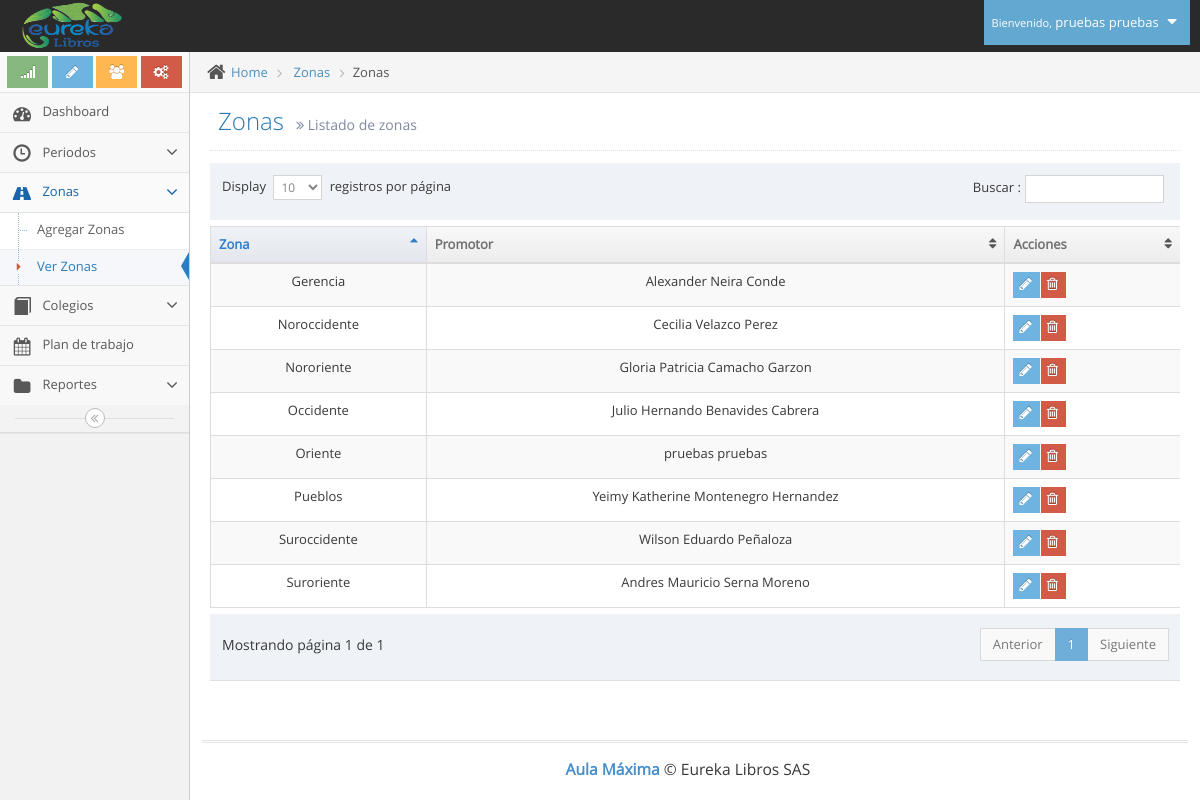
Page /ver_zonas.php (signed in) on the earlier database version.
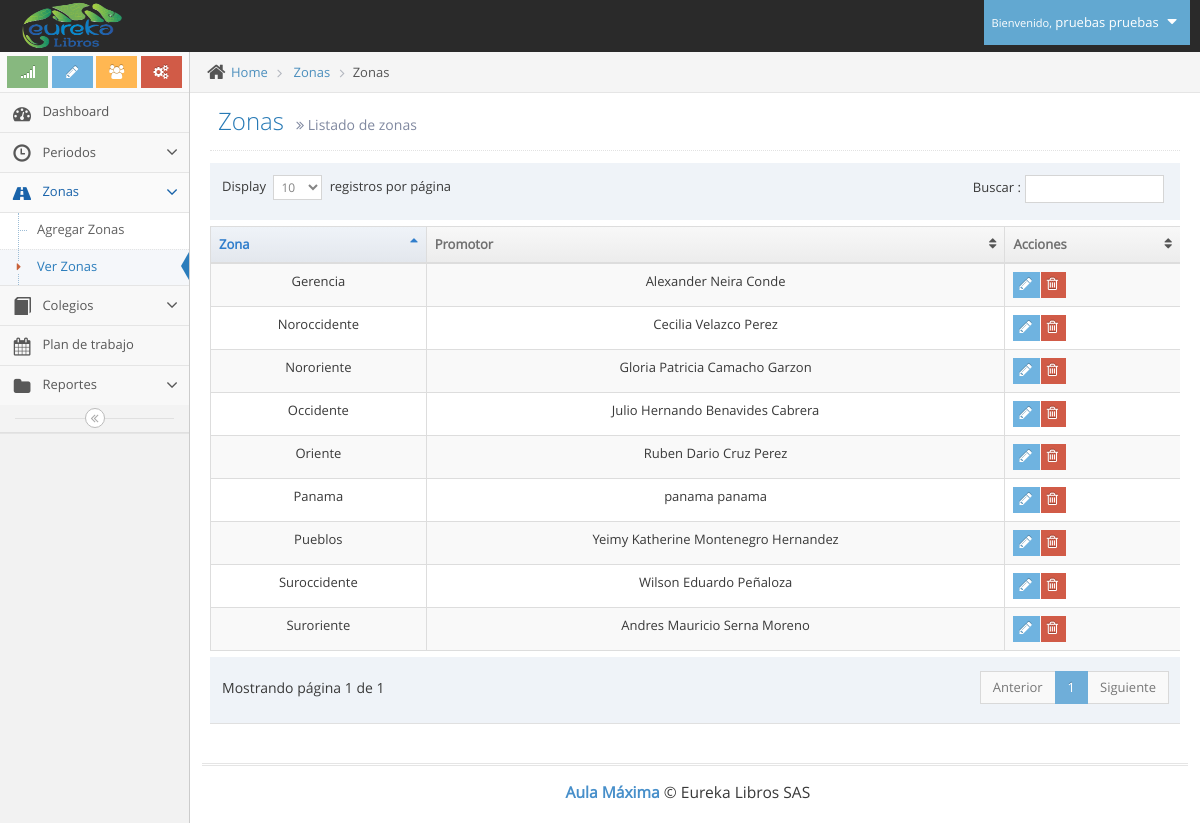
Same page on the later database version.
### tables this page shows
CREATE TABLE `usuarios` (
  `id` int(11) NOT NULL,
  `tipo` int(11) NOT NULL,
  `id_pais` int(11) NOT NULL,
  `cedula` varchar(12) NOT NULL,
  `nombres` varchar(100) NOT NULL,
  `apellidos` varchar(100) NOT NULL,
  `telefono` varchar(12) NOT NULL,
  `direccion` varchar(100) NOT NULL,
  `correo` varchar(100) NOT NULL,
  `clave` varchar(100) NOT NULL,
  `cod_zona` varchar(10) NOT NULL
);

CREATE TABLE `zonas` (
  `id` int(11) NOT NULL,
  `codigo` varchar(8) NOT NULL,
  `zona` varchar(100) NOT NULL
);

### ver_zonas.php (the view, shortened to what this page needs)
<!DOCTYPE html>
<html lang="es">
	<head>
		<link rel="stylesheet" href="assets/css/bootstrap.min.css" />
		<link rel="stylesheet" href="assets/font-awesome/4.5.0/css/font-awesome.min.css" />
		<link rel="stylesheet" href="assets/css/jquery-ui.min.css" />
		<link rel="stylesheet" href="assets/css/bootstrap-datepicker3.min.css" />
		<link href="assets/js/dataTables/dataTables.bootstrap.css" rel="stylesheet" />
		<link rel="stylesheet" href="assets/css/ace.min.css" class="ace-main-stylesheet" id="main-ace-style" />
		<link rel="stylesheet" href="assets/css/ace-skins.min.css" />
		<link rel="stylesheet" href="assets/css/ace-rtl.min.css" />
	</head>
	<body class="no-skin">
		<?php include("template/nav.php"); ?>
		<div class="main-container ace-save-state" id="main-container">
			<?php include("template/sidebar.php"); ?>
			<div class="main-content">
				<div class="main-content-inner">
					<div class="breadcrumbs ace-save-state" id="breadcrumbs">
						<ul class="breadcrumb">
							<li>
								<i class="ace-icon fa fa-home home-icon"></i>
								<a href="#">Home</a>
							</li>
							<li>
								<a href="#">Zonas</a>
							</li>
							<li class="active">Zonas</li>
						</ul>
					</div>
					<div class="page-content">
						<div class="page-header">
							<h1>
								Zonas
								<small>
									<i class="ace-icon fa fa-angle-double-right"></i>
									Listado de zonas
								</small>
							</h1>
						</div>
						<div class="row">
							<div class="col-xs-12">
							<?php
                                include("conexion/bdd.php");
                                $sql = "SELECT id, codigo, zona FROM zonas";
								$req = $bdd->prepare($sql);
								$req->execute();
								$zonas = $req->fetchAll();
                            ?>
                            <div class="table-responsive">
                                <table class="table table-striped table-bordered table-hover" id="dataTables-example">
                                    <thead>
                                        <tr>
                                            <th>Zona</th>
                                            <th>Promotor</th>
                                            <th>Acciones</th>
                                        </tr>
                                    </thead>
                                    <tbody>
                                        <?php
                                        	foreach($zonas as $zona) {
                                        		$sql = "SELECT nombres, apellidos FROM usuarios WHERE cod_zona='".$zona["codigo"]."'";
												$req = $bdd->prepare($sql);
												$req->execute();
												$promotor = $req->fetch();
												$nombre_c=$promotor["nombres"]." ".$promotor["apellidos"];
                                                echo'<tr class="odd gradeX">';
                                                echo'<td class="center">'.$zona["zona"].'</td>';
                                                echo'<td class="center">'.$nombre_c.'</td>';
                                                echo '<td>
														<div class="hidden-sm hidden-xs btn-group">
															<a class="btn btn-xs btn-info" href="zona.php?cod_zona='.$zona["codigo"].'">
																<i class="ace-icon fa fa-pencil bigger-120"></i>
															</a>
															<button class="btn btn-xs btn-danger">
																<i class="ace-icon fa fa-trash-o bigger-120"></i>
															</button>
														</div>
														<div class="hidden-md hidden-lg">
															<div class="inline pos-rel">
																<button class="btn btn-minier btn-primary dropdown-toggle" data-toggle="dropdown" data-position="auto">
																	<i class="ace-icon fa fa-cog icon-only bigger-110"></i>
																</button>
																<ul class="dropdown-menu dropdown-only-icon dropdown-yellow dropdown-menu-right dropdown-caret dropdown-close">
																	<li>
																		<a href="zona.php?id_zona='.$zona["id"].'" class="tooltip-success" data-rel="tooltip" title="Edit">
																			<span class="green">
																				<i class="ace-icon fa fa-pencil-square-o bigger-120"></i>
																			</span>
																		</a>
																	</li>
																	<li>
																		<a href="#" class="tooltip-error" data-rel="tooltip" title="Delete">
																			<span class="red">
																				<i class="ace-icon fa fa-trash-o bigger-120"></i>
																			</span>
																		</a>
																	</li>
																</ul>
															</div>
														</div>
													</td>';
                                            }
                                         ?>
                                        </tr>
                                    </tbody>
                                </table>
                            </div>
							</div>
						</div>
					</div>
				</div>
			</div>
			<div class="footer">
				<div class="footer-inner">
					<div class="footer-content">
						<span class="bigger-120">
							<span class="blue bolder">Aula Máxima</span>
							 &copy; Eureka Libros SAS
						</span>
					</div>
				</div>
			</div>
		</div>
	</body>
</html>

### template/nav.php (shortened to what this page needs)
<div id="navbar" class="navbar navbar-default          ace-save-state">
			<div class="navbar-container ace-save-state" id="navbar-container">
				<div class="navbar-header pull-left">
					<a href="index.php" class="navbar-brand">
						<small>
							<img src="assets/images/logo_eureka.png" alt="" class="" height="50px" width="100px">
						</small>
					</a>
				</div>
				<div class="navbar-buttons navbar-header pull-right" role="navigation">
					<ul class="nav ace-nav">
						<li class="light-blue dropdown-modal">
							<a data-toggle="dropdown" href="#" class="dropdown-toggle">
								<?php
									require_once('conexion/bdd.php');
									$sql = "SELECT nombres,apellidos FROM usuarios WHERE id='".$_SESSION['id']."'";
									$req = $bdd->prepare($sql);
									$req->execute();
									$usuario = $req->fetch();
									$nombre_completo=$usuario["nombres"]." ".$usuario["apellidos"];
								?>
									<small>Bienvenido,</small>
									<?php echo $nombre_completo; ?>
								<i class="ace-icon fa fa-caret-down"></i>
							</a>
						</li>
					</ul>
				</div>
			</div>
		</div>

### template/sidebar.php (shortened to what this page needs)
<div id="sidebar" class="sidebar                  responsive                    ace-save-state">
				<div class="sidebar-shortcuts" id="sidebar-shortcuts">
					<div class="sidebar-shortcuts-large" id="sidebar-shortcuts-large">
						<button class="btn btn-success">
							<i class="ace-icon fa fa-signal"></i>
						</button>
						<button class="btn btn-info">
							<i class="ace-icon fa fa-pencil"></i>
						</button>
						<button class="btn btn-warning">
							<i class="ace-icon fa fa-users"></i>
						</button>
						<button class="btn btn-danger">
							<i class="ace-icon fa fa-cogs"></i>
						</button>
					</div>
				</div>
				<ul class="nav nav-list">
					<li class="inicio">
						<a href="index.php">
							<i class="menu-icon fa fa-tachometer"></i>
							<span class="menu-text"> Dashboard </span>
						</a>
					</li>
					<?php if ( ($_SESSION["tipo"] ==1) ) {?>
					<li class="abrir_periodos">
						<a href="#" class="dropdown-toggle">
							<i class="menu-icon glyphicon glyphicon-time"></i>
							<span class="menu-text"> Periodos </span>
							<b class="arrow fa fa-angle-down"></b>
						</a>
					</li>
					<?php } ?>
					<?php if ( ($_SESSION["tipo"] ==1) ) {?>
					<li class="abrir_zonas">
						<a href="#" class="dropdown-toggle">
							<i class="menu-icon fa fa-road"></i>
							<span class="menu-text"> Zonas </span>
							<b class="arrow fa fa-angle-down"></b>
						</a>
						<ul class="submenu">
							<li class="agregar_zona">
								<a href="agregar_zonas.php">
									Agregar Zonas
								</a>
							</li>
							<li class="ver_zonas">
								<a href="ver_zonas.php">
									<i class="menu-icon fa fa-caret-right"></i>
									Ver Zonas
								</a>
							</li>
						</ul>
					</li>
					<?php } ?>
					<li class="abrir_colegios">
						<a href="#" class="dropdown-toggle">
							<i class="menu-icon glyphicon glyphicon-book"></i>
							<span class="menu-text"> Colegios </span>
							<b class="arrow fa fa-angle-down"></b>
						</a>
					</li>
					<li class="plan_trabajo">
						<a href="calendar.php">
							<i class="menu-icon fa fa-calendar"></i>
							<span class="menu-text">
								Plan de trabajo
							</span>
						</a>
					</li>
					<li class="abrir_reportes">
						<a href="#" class="dropdown-toggle">
							<i class="menu-icon fa fa-folder"></i>
							<span class="menu-text"> Reportes </span>
							<b class="arrow fa fa-angle-down"></b>
						</a>
						</li>
				</ul>
				<div class="sidebar-toggle sidebar-collapse" id="sidebar-collapse">
					<i id="sidebar-toggle-icon" class="ace-icon fa fa-angle-double-left ace-save-state" data-icon1="ace-icon fa fa-angle-double-left" data-icon2="ace-icon fa fa-angle-double-right"></i>
				</div>
			</div>

Differences in the rows shown:
computed for zonas "Oriente": usuarios.nombres+apellidos "pruebas pruebas" → "Ruben Dario Cruz Perez"
added zonas: zona "Panama", usuarios.nombres+apellidos "panama panama"
